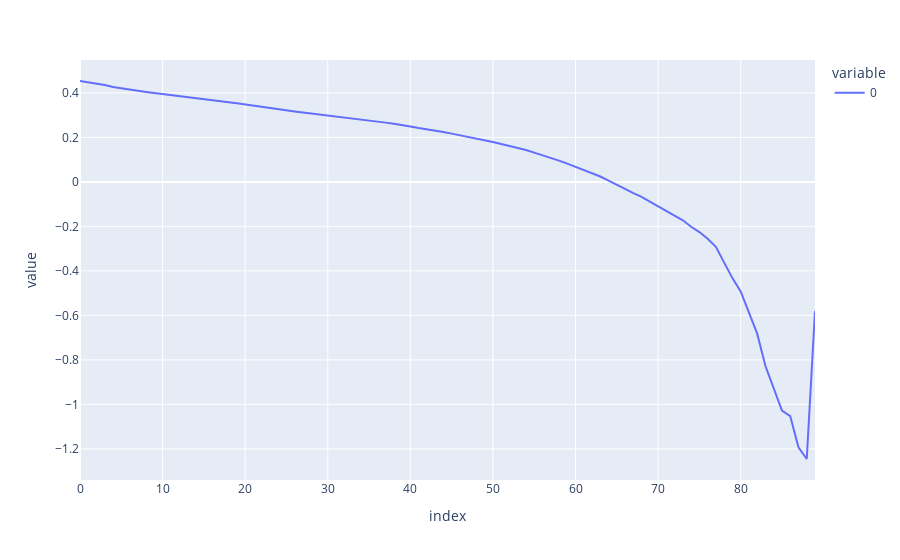

The cell this chart's notebook holds for it:
### Markdown cell above
After some discussion with others, it seems possible that there are a few trials under each task that may provide some guidance for decoding in the other task, despite most trials having basically noise for variance in the unique space. More specifically, there may be some CST trials that have some activation in the RTT space that's predictive of hand velocity, which allows a decoder to pick up on that and generalize to RTT trials. One way to test this is to do a dropout analysis: which CST trials are most important for the generalization to RTT trials in the RTT unique space?

### Code cell
signal = 'lfads_rates_joint_pca_shared'
df = src.decoder_analysis.precondition_td(td, signal)
df_cst = df.groupby('task').get_group('CST')
df_rtt = df.groupby('task').get_group('RTT')
dropped_scores, dropped_trials = src.decoder_analysis.trial_dropout_analysis(
    df_train=df_cst,
    df_test=df_rtt,
    signal=signal,
    target_name='Hand velocity',
    drop_style='min',
)
px.line(dropped_scores,hover_name=dropped_trials)

### Figure 1 — Plotly figure (JSON) as saved in the notebook; plotly's stock layout.template omitted (floating-point values rounded to 4 significant figures)
{"data": [{"hovertemplate": "<b>%{hovertext}</b><br><br>variable=0<br>index=%{x}<br>value=%{y}<extra></extra>", "hovertext": [248, 100, 285, 11, 377, 337, 287, 376, 269, 195, 40, 359, 232, 97, 65, 119, 170, 307, 238, 4, 74, 311, 314, 277, 241, 88, 82, 143, 312, 200, 222, 72, 183, 213, 141, 336, 271, 382, 189, 218, 256, 374, 123, 154, 275, 146, 197, 41, 155, 204, 240, 98, 348, 319, 293, 51, 134, 20, 290, 95, 118, 368, 341, 26, 206, 246, 92, 158, 174, 49, 267, 131, 109, 389, 276, 257, 347, 201, 165, 45, 33, 360, 322, 167, 327, 90, 304, 166, 299, 122], "legendgroup": "0", "line": {"color": "#636efa", "dash": "solid"}, "marker": {"symbol": "circle"}, "mode": "lines", "name": "0", "orientation": "v", "showlegend": true, "type": "scatter", "x": [0, 1, 2, 3, 4, 5, 6, 7, 8, 9, 10, 11, 12, 13, 14, 15, 16, 17, 18, 19, 20, 21, 22, 23, 24, 25, 26, 27, 28, 29, 30, 31, 32, 33, 34, 35, 36, 37, 38, 39, 40, 41, 42, 43, 44, 45, 46, 47, 48, 49, 50, 51, 52, 53, 54, 55, 56, 57, 58, 59, 60, 61, 62, 63, 64, 65, 66, 67, 68, 69, 70, 71, 72, 73, 74, 75, 76, 77, 78, 79, 80, 81, 82, 83, 84, 85, 86, 87, 88, 89], "xaxis": "x", "y": [0.4536, 0.448, 0.4427, 0.4352, 0.427, 0.4224, 0.416, 0.4098, 0.4046, 0.3998, 0.3947, 0.389, 0.3844, 0.3795, 0.3747, 0.3707, 0.3671, 0.3629, 0.3584, 0.354, 0.3482, 0.3432, 0.3369, 0.331, 0.3263, 0.3212, 0.3166, 0.312, 0.3077, 0.3035, 0.2993, 0.2953, 0.2908, 0.2863, 0.2813, 0.2765, 0.2718, 0.2665, 0.2613, 0.2562, 0.2491, 0.2422, 0.2373, 0.2307, 0.2242, 0.217, 0.21, 0.2034, 0.1963, 0.1887, 0.1794, 0.1707, 0.1623, 0.1528, 0.1432, 0.1315, 0.1204, 0.1081, 0.09545, 0.08215, 0.06785, 0.05292, 0.03955, 0.02417, 0.005678, -0.01109, -0.03082, -0.0508, -0.06761, -0.08819, -0.1101, -0.1297, -0.1538, -0.1727, -0.2016, -0.2254, -0.2555, -0.2915, -0.363, -0.4324, -0.4923, -0.5883, -0.6821, -0.8277, -0.9254, -1.028, -1.052, -1.193, -1.246, -0.581], "yaxis": "y"}], "layout": {"legend": {"title": {"text": "variable"}, "tracegroupgap": 0}, "margin": {"t": 60}, "xaxis": {"anchor": "y", "domain": [0, 1], "title": {"text": "index"}}, "yaxis": {"anchor": "x", "domain": [0, 1], "title": {"text": "value"}}}}
